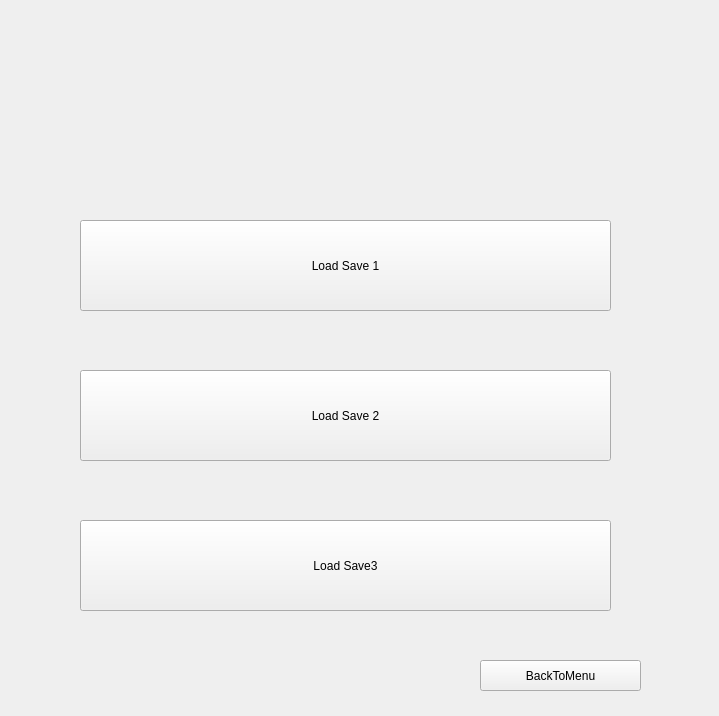
<?xml version="1.0" encoding="UTF-8"?>
<ui version="4.0">
 <class>ChooseSave</class>
 <widget class="QWidget" name="ChooseSave">
  <property name="geometry">
   <rect>
    <x>0</x>
    <y>0</y>
    <width>719</width>
    <height>716</height>
   </rect>
  </property>
  <property name="windowTitle">
   <string>ChooseASave</string>
  </property>
  <property name="windowIcon">
   <iconset resource="imgs.qrc">
    <normaloff>:/img/ImagesForCapoo/WindowIcon.png</normaloff>:/img/ImagesForCapoo/WindowIcon.png</iconset>
  </property>
  <property name="styleSheet">
   <string notr="true">ChooseSave{
background-image: url(:/img/ImagesForCapoo/ChooseSaveBackground.png);
}
</string>
  </property>
  <widget class="QPushButton" name="Save1">
   <property name="geometry">
    <rect>
     <x>80</x>
     <y>220</y>
     <width>531</width>
     <height>91</height>
    </rect>
   </property>
   <property name="text">
    <string>Load Save 1</string>
   </property>
  </widget>
  <widget class="QPushButton" name="Save2">
   <property name="geometry">
    <rect>
     <x>80</x>
     <y>370</y>
     <width>531</width>
     <height>91</height>
    </rect>
   </property>
   <property name="text">
    <string>Load Save 2</string>
   </property>
  </widget>
  <widget class="QPushButton" name="Save3">
   <property name="geometry">
    <rect>
     <x>80</x>
     <y>520</y>
     <width>531</width>
     <height>91</height>
    </rect>
   </property>
   <property name="text">
    <string>Load Save3</string>
   </property>
  </widget>
  <widget class="QPushButton" name="BackToMenu">
   <property name="geometry">
    <rect>
     <x>480</x>
     <y>660</y>
     <width>161</width>
     <height>31</height>
    </rect>
   </property>
   <property name="text">
    <string>BackToMenu</string>
   </property>
  </widget>
 </widget>
 <resources>
  <include location="imgs.qrc"/>
 </resources>
 <connections/>
</ui>
